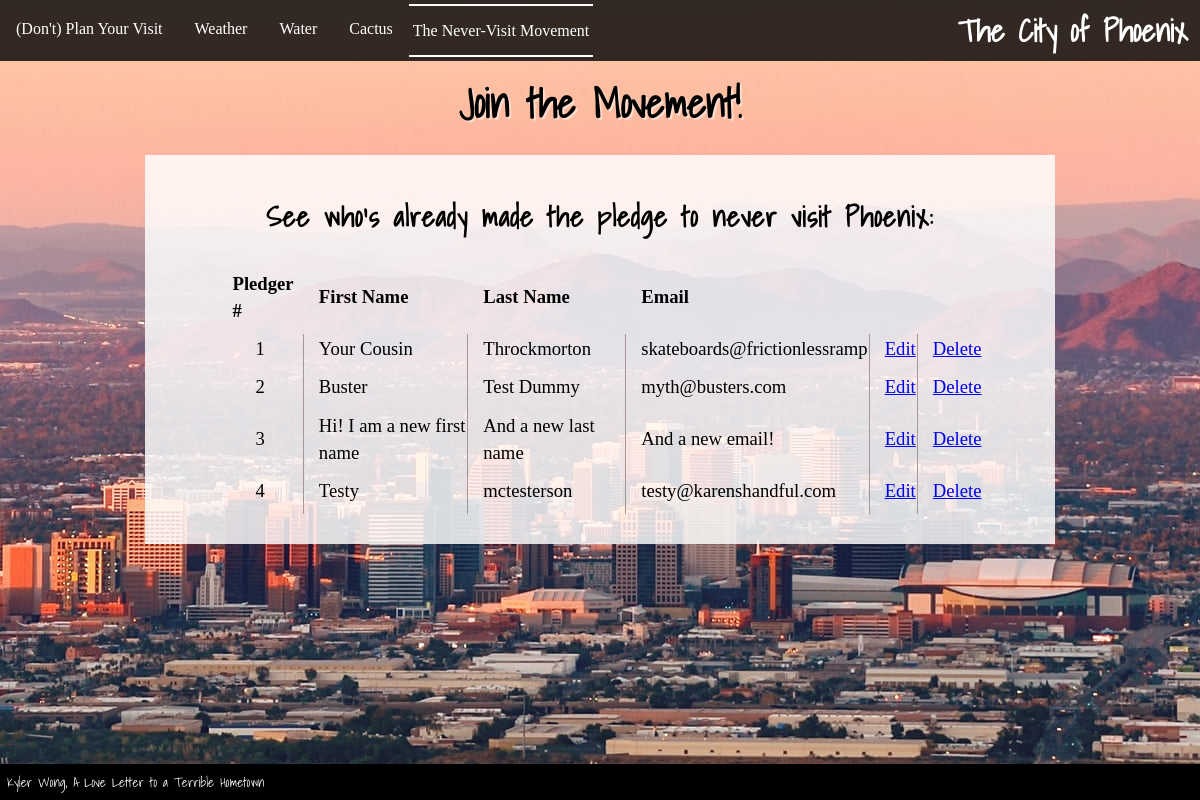
/pledges.php, run on the app's committed database.
### tables this page shows
CREATE TABLE `contacts` (
  `counter` int(11) NOT NULL,
  `firstName` varchar(25) NOT NULL,
  `lastName` varchar(25) NOT NULL,
  `email` varchar(100) NOT NULL
);

### pledges.php (the view, shortened to what this page needs)
<?php
require_once("scripts/config.php");
$query  = "SELECT * FROM contacts";
$result = mysqli_query($connection, $query);
?>
<?php
    $PageCSS="
    <link rel='stylesheet' href='css/article-page.css'>
    ";
    $PageCSS2="
    <link rel='stylesheet' href='css/form-page.css'>
    ";
    include "inc/top.php";
?>
        </div>
        <h2 class="form-header">Join the Movement!</h2>
        <div class="container">
            <p class="form-tag">See who's already made the pledge to never visit Phoenix:</p>
            <table>
                <tr>
                    <th>Pledger #</th>
                    <th>First Name</th>
                    <th>Last Name</th>
                    <th>Email</th>
                </tr>
                <?php
                    while($data = mysqli_fetch_assoc($result)) {
                ?>
                <tr>
                    <td><?php echo $data["counter"]; ?></td>
                    <td><?php echo $data["firstName"]; ?></td>
                    <td><?php echo $data["lastName"]; ?></td>
                    <td><?php echo $data["email"]; ?></td>
                    <td><a href="scripts/update.php?counter=<?php echo $data['counter']; ?>">Edit</a></td>
                    <td><a onclick="return confirm('Are you sure you want to delete pledge number <?php echo $data["counter"]; ?>?')" href="scripts/delete.php?counter=<?php echo $data['counter']; ?>">Delete</a></td>
                </tr>
    <?php } ?>
            </table>
        </div>
<?php include "inc/bottom.php"; ?><?php

### inc/top.php (shortened to what this page needs)
<!doctype html>
<html lang="en">
	<head>
        <link rel="stylesheet" href="css/styles.css">
        <?php echo $PageCSS; ?>
        <?php echo $PageCSS2; ?>
    </head>
    <body>
        <div class="banner">
            <nav id="menu">
                <ul id="items">
                    <li><a href="index.php">(Don't) Plan Your Visit</a></li>
                    <li><a href="weather.php">Weather</a></li>
                    <li><a href="water.php">Water</a></li>
                    <li><a href="cactus.php">Cactus</a></li>
                    <li class="subnav-title">The Never-Visit Movement
                    </li>
                </ul>
            </nav>
            <header>
                <a href="index.php">
                    <h1>The City of Phoenix</h1>
                </a>
            </header>

### inc/bottom.php (shortened to what this page needs)
        <footer><h2>Kyler Wong, A Love Letter to a Terrible Hometown</h2></footer>
    </body>
</html>

### css/styles.css (style rules this page uses)
body { background-image: url(../images/phoenix.jpg); background-size: cover; background-position: center; background-attachment: fixed; background-repeat: no-repeat; margin: 0; }
.banner a { text-decoration: none; color: white; }
#menu li, .subnav-item { padding: 11px 4px; list-style-type: none; margin: 0; text-align: left; }
#items { display: flex; padding-left: 0; margin: 4px auto; }
#menu a { padding: 2px; margin: 0 10px; font-weight: 400; font-size: 12pt; }
h1, h2, h3, .form-tag { font-family: TitleFont }
h2 { font-size: 30pt; text-align: center; }
p, nav, label, .button, legend, table { font-family: BodyFont; line-height: 1.7em; }
.is-current { border-bottom: solid 2px white; border-top: solid 2px white; border-left: none; }
footer { padding: 7px; color: white; background-color: rgb(0, 0, 0); z-index: +3; position: fixed; bottom: 0; width: 100%; }
footer h2 { font-size: 10pt; font-weight: 400; text-align: left; margin: 0 auto; padding: 0 auto; }

### css/article-page.css (style rules this page uses)
.banner { color: white; background-color: rgba(0, 0, 0, 0.801); padding: 0; margin: 0; display: flex; flex-wrap: wrap-reverse; justify-content: space-between; align-items: center; }
.banner header { margin: 0; padding: 0; margin-right: 4px; }
h1 { font-size: 23pt; margin: 0; padding: 4px 8px; }
#menu { position: relative; left: 0; z-index: +1; }
.container, form { max-width: 850px; width: 90%; padding: 10px 30px; margin: 20px auto 50px auto; background-color: rgba(255, 255, 255, 0.829); }

### css/form-page.css (style rules this page uses)
p { text-align: center; font-size: 21pt; font-weight: 600; letter-spacing: 1px;; }
.form-header { margin: 10px auto 0 auto; text-shadow: 2px 2px rgba(255, 255, 255, 0.473); }
table { width: 90%; margin: 0 auto; border-spacing: 0; padding-bottom: 20px; }
td { padding-bottom: 10px; }
td:not(:first-child) { padding-left: 15px; }
td:not(:last-child) { border-right: 1px solid rgb(168, 149, 149); }
td:first-child { text-align: center; }
td { font-size: 14pt; }
th { text-align: left; padding-left: 15px; padding-bottom: 10px; font-size: 14pt; }

### data on the page
contacts: counter "1", firstName "Your Cousin", lastName "Throckmorton", email "skateboards@frictionlessramp"
contacts: counter "2", firstName "Buster", lastName "Test Dummy", email "myth@busters.com"
contacts: counter "3", firstName "Hi! I am a new first name", lastName "And a new last name", email "And a new email!"
contacts: counter "4", firstName "Testy", lastName "mctesterson", email "testy@karenshandful.com"
